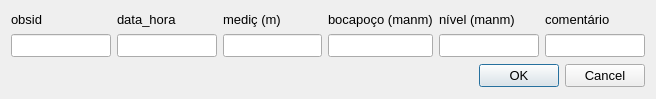
<?xml version="1.0" encoding="UTF-8"?>
<ui version="4.0">
 <class>TheDialog</class>
 <widget class="QDialog" name="TheDialog">
  <property name="windowModality">
   <enum>Qt::ApplicationModal</enum>
  </property>
  <property name="geometry">
   <rect>
    <x>0</x>
    <y>0</y>
    <width>656</width>
    <height>99</height>
   </rect>
  </property>
  <property name="sizePolicy">
   <sizepolicy hsizetype="Preferred" vsizetype="Preferred">
    <horstretch>0</horstretch>
    <verstretch>0</verstretch>
   </sizepolicy>
  </property>
  <property name="minimumSize">
   <size>
    <width>600</width>
    <height>0</height>
   </size>
  </property>
  <property name="maximumSize">
   <size>
    <width>16777215</width>
    <height>99</height>
   </size>
  </property>
  <property name="windowTitle">
   <string>Dialog</string>
  </property>
  <layout class="QGridLayout" name="gridLayout">
   <item row="0" column="0">
    <widget class="QLabel" name="label">
     <property name="sizePolicy">
      <sizepolicy hsizetype="Preferred" vsizetype="Fixed">
       <horstretch>0</horstretch>
       <verstretch>0</verstretch>
      </sizepolicy>
     </property>
     <property name="minimumSize">
      <size>
       <width>0</width>
       <height>0</height>
      </size>
     </property>
     <property name="maximumSize">
      <size>
       <width>16777215</width>
       <height>16777215</height>
      </size>
     </property>
     <property name="font">
      <font>
       <family>Arial</family>
       <pointsize>10</pointsize>
      </font>
     </property>
     <property name="text">
      <string>obsid</string>
     </property>
     <property name="alignment">
      <set>Qt::AlignBottom|Qt::AlignLeading|Qt::AlignLeft</set>
     </property>
    </widget>
   </item>
   <item row="0" column="1">
    <widget class="QLabel" name="label_2">
     <property name="sizePolicy">
      <sizepolicy hsizetype="Preferred" vsizetype="Fixed">
       <horstretch>0</horstretch>
       <verstretch>0</verstretch>
      </sizepolicy>
     </property>
     <property name="minimumSize">
      <size>
       <width>0</width>
       <height>0</height>
      </size>
     </property>
     <property name="maximumSize">
      <size>
       <width>16777215</width>
       <height>16777215</height>
      </size>
     </property>
     <property name="font">
      <font>
       <family>Arial</family>
       <pointsize>10</pointsize>
      </font>
     </property>
     <property name="text">
      <string>data_hora</string>
     </property>
     <property name="alignment">
      <set>Qt::AlignBottom|Qt::AlignLeading|Qt::AlignLeft</set>
     </property>
    </widget>
   </item>
   <item row="0" column="2">
    <widget class="QLabel" name="label_5">
     <property name="sizePolicy">
      <sizepolicy hsizetype="Preferred" vsizetype="Fixed">
       <horstretch>0</horstretch>
       <verstretch>0</verstretch>
      </sizepolicy>
     </property>
     <property name="minimumSize">
      <size>
       <width>0</width>
       <height>0</height>
      </size>
     </property>
     <property name="maximumSize">
      <size>
       <width>16777215</width>
       <height>16777215</height>
      </size>
     </property>
     <property name="font">
      <font>
       <family>Arial</family>
       <pointsize>10</pointsize>
      </font>
     </property>
     <property name="text">
      <string>mediç (m)</string>
     </property>
     <property name="alignment">
      <set>Qt::AlignBottom|Qt::AlignLeading|Qt::AlignLeft</set>
     </property>
    </widget>
   </item>
   <item row="0" column="3">
    <widget class="QLabel" name="label_7">
     <property name="sizePolicy">
      <sizepolicy hsizetype="Preferred" vsizetype="Fixed">
       <horstretch>0</horstretch>
       <verstretch>0</verstretch>
      </sizepolicy>
     </property>
     <property name="minimumSize">
      <size>
       <width>0</width>
       <height>0</height>
      </size>
     </property>
     <property name="maximumSize">
      <size>
       <width>16777215</width>
       <height>16777215</height>
      </size>
     </property>
     <property name="font">
      <font>
       <family>Arial</family>
       <pointsize>10</pointsize>
      </font>
     </property>
     <property name="text">
      <string>bocapoço (manm)</string>
     </property>
     <property name="alignment">
      <set>Qt::AlignBottom|Qt::AlignLeading|Qt::AlignLeft</set>
     </property>
    </widget>
   </item>
   <item row="0" column="4">
    <widget class="QLabel" name="label_9">
     <property name="sizePolicy">
      <sizepolicy hsizetype="Preferred" vsizetype="Fixed">
       <horstretch>0</horstretch>
       <verstretch>0</verstretch>
      </sizepolicy>
     </property>
     <property name="minimumSize">
      <size>
       <width>0</width>
       <height>0</height>
      </size>
     </property>
     <property name="maximumSize">
      <size>
       <width>16777215</width>
       <height>16777215</height>
      </size>
     </property>
     <property name="font">
      <font>
       <family>Arial</family>
       <pointsize>10</pointsize>
      </font>
     </property>
     <property name="text">
      <string>nível (manm)</string>
     </property>
     <property name="alignment">
      <set>Qt::AlignBottom|Qt::AlignLeading|Qt::AlignLeft</set>
     </property>
    </widget>
   </item>
   <item row="0" column="5">
    <widget class="QLabel" name="label_11">
     <property name="sizePolicy">
      <sizepolicy hsizetype="Preferred" vsizetype="Fixed">
       <horstretch>0</horstretch>
       <verstretch>0</verstretch>
      </sizepolicy>
     </property>
     <property name="minimumSize">
      <size>
       <width>0</width>
       <height>0</height>
      </size>
     </property>
     <property name="maximumSize">
      <size>
       <width>16777215</width>
       <height>16777215</height>
      </size>
     </property>
     <property name="font">
      <font>
       <family>Arial</family>
       <pointsize>10</pointsize>
      </font>
     </property>
     <property name="text">
      <string>comentário</string>
     </property>
     <property name="alignment">
      <set>Qt::AlignBottom|Qt::AlignLeading|Qt::AlignLeft</set>
     </property>
    </widget>
   </item>
   <item row="1" column="0">
    <widget class="QLineEdit" name="obsid">
     <property name="sizePolicy">
      <sizepolicy hsizetype="Preferred" vsizetype="Fixed">
       <horstretch>0</horstretch>
       <verstretch>0</verstretch>
      </sizepolicy>
     </property>
     <property name="minimumSize">
      <size>
       <width>0</width>
       <height>0</height>
      </size>
     </property>
     <property name="maximumSize">
      <size>
       <width>16777215</width>
       <height>16777215</height>
      </size>
     </property>
     <property name="font">
      <font>
       <family>Arial</family>
       <pointsize>10</pointsize>
      </font>
     </property>
     <property name="toolTip">
      <string>&lt;!DOCTYPE HTML PUBLIC &quot;-//W3C//DTD HTML 4.0//EN&quot; &quot;http://www.w3.org/TR/REC-html40/strict.dtd&quot;&gt;
&lt;html&gt;&lt;head&gt;&lt;meta name=&quot;qrichtext&quot; content=&quot;1&quot; /&gt;&lt;style type=&quot;text/css&quot;&gt;
p, li { white-space: pre-wrap; }
&lt;/style&gt;&lt;/head&gt;&lt;body style=&quot; font-family:'Ubuntu'; font-size:11pt; font-weight:400; font-style:normal;&quot;&gt;
&lt;p style=&quot; margin-top:0px; margin-bottom:0px; margin-left:0px; margin-right:0px; -qt-block-indent:0; text-indent:0px;&quot;&gt;&lt;span style=&quot; font-family:'MS Shell Dlg 2'; font-size:8pt;&quot;&gt;must exist in obs_points.obsid&lt;/span&gt;&lt;/p&gt;&lt;/body&gt;&lt;/html&gt;</string>
     </property>
    </widget>
   </item>
   <item row="1" column="1">
    <widget class="QLineEdit" name="date_time">
     <property name="sizePolicy">
      <sizepolicy hsizetype="Expanding" vsizetype="Fixed">
       <horstretch>0</horstretch>
       <verstretch>0</verstretch>
      </sizepolicy>
     </property>
     <property name="minimumSize">
      <size>
       <width>0</width>
       <height>0</height>
      </size>
     </property>
     <property name="maximumSize">
      <size>
       <width>16777215</width>
       <height>16777215</height>
      </size>
     </property>
     <property name="font">
      <font>
       <family>Arial</family>
       <pointsize>10</pointsize>
      </font>
     </property>
     <property name="toolTip">
      <string>&lt;!DOCTYPE HTML PUBLIC &quot;-//W3C//DTD HTML 4.0//EN&quot; &quot;http://www.w3.org/TR/REC-html40/strict.dtd&quot;&gt;
&lt;html&gt;&lt;head&gt;&lt;meta name=&quot;qrichtext&quot; content=&quot;1&quot; /&gt;&lt;style type=&quot;text/css&quot;&gt;
p, li { white-space: pre-wrap; }
&lt;/style&gt;&lt;/head&gt;&lt;body style=&quot; font-family:'MS Shell Dlg 2'; font-size:8.25pt; font-weight:400; font-style:normal;&quot;&gt;
&lt;p style=&quot; margin-top:0px; margin-bottom:0px; margin-left:0px; margin-right:0px; -qt-block-indent:0; text-indent:0px;&quot;&gt;&lt;span style=&quot; font-size:8pt;&quot;&gt;yyyy-mm-dd hh:mm(:ss) &lt;/span&gt;&lt;/p&gt;
&lt;p style=&quot; margin-top:0px; margin-bottom:0px; margin-left:0px; margin-right:0px; -qt-block-indent:0; text-indent:0px;&quot;&gt;&lt;span style=&quot; font-size:8pt;&quot;&gt;(not empty or null)&lt;/span&gt;&lt;/p&gt;&lt;/body&gt;&lt;/html&gt;</string>
     </property>
    </widget>
   </item>
   <item row="1" column="2">
    <widget class="QLineEdit" name="meas">
     <property name="sizePolicy">
      <sizepolicy hsizetype="Preferred" vsizetype="Fixed">
       <horstretch>0</horstretch>
       <verstretch>0</verstretch>
      </sizepolicy>
     </property>
     <property name="minimumSize">
      <size>
       <width>0</width>
       <height>0</height>
      </size>
     </property>
     <property name="maximumSize">
      <size>
       <width>16777215</width>
       <height>16777215</height>
      </size>
     </property>
     <property name="font">
      <font>
       <family>Arial</family>
       <pointsize>10</pointsize>
      </font>
     </property>
     <property name="toolTip">
      <string>&lt;!DOCTYPE HTML PUBLIC &quot;-//W3C//DTD HTML 4.0//EN&quot; &quot;http://www.w3.org/TR/REC-html40/strict.dtd&quot;&gt;
&lt;html&gt;&lt;head&gt;&lt;meta name=&quot;qrichtext&quot; content=&quot;1&quot; /&gt;&lt;style type=&quot;text/css&quot;&gt;
p, li { white-space: pre-wrap; }
&lt;/style&gt;&lt;/head&gt;&lt;body style=&quot; font-family:'Ubuntu'; font-size:11pt; font-weight:400; font-style:normal;&quot;&gt;
&lt;p style=&quot; margin-top:0px; margin-bottom:0px; margin-left:0px; margin-right:0px; -qt-block-indent:0; text-indent:0px;&quot;&gt;&lt;span style=&quot; font-family:'MS Shell Dlg 2'; font-size:8pt;&quot;&gt;Distance from measuring point &lt;br /&gt;(normally top of casing, toc) to &lt;br /&gt;water level (m)&lt;/span&gt;&lt;/p&gt;&lt;/body&gt;&lt;/html&gt;</string>
     </property>
    </widget>
   </item>
   <item row="1" column="3">
    <widget class="QLineEdit" name="h_toc">
     <property name="sizePolicy">
      <sizepolicy hsizetype="Preferred" vsizetype="Fixed">
       <horstretch>0</horstretch>
       <verstretch>0</verstretch>
      </sizepolicy>
     </property>
     <property name="minimumSize">
      <size>
       <width>0</width>
       <height>0</height>
      </size>
     </property>
     <property name="maximumSize">
      <size>
       <width>16777215</width>
       <height>16777215</height>
      </size>
     </property>
     <property name="font">
      <font>
       <family>Arial</family>
       <pointsize>10</pointsize>
      </font>
     </property>
     <property name="toolTip">
      <string>&lt;!DOCTYPE HTML PUBLIC &quot;-//W3C//DTD HTML 4.0//EN&quot; &quot;http://www.w3.org/TR/REC-html40/strict.dtd&quot;&gt;
&lt;html&gt;&lt;head&gt;&lt;meta name=&quot;qrichtext&quot; content=&quot;1&quot; /&gt;&lt;style type=&quot;text/css&quot;&gt;
p, li { white-space: pre-wrap; }
&lt;/style&gt;&lt;/head&gt;&lt;body style=&quot; font-family:'MS Shell Dlg 2'; font-size:8.25pt; font-weight:400; font-style:normal;&quot;&gt;
&lt;p style=&quot; margin-top:0px; margin-bottom:0px; margin-left:0px; margin-right:0px; -qt-block-indent:0; text-indent:0px;&quot;&gt;&lt;span style=&quot; font-size:8pt;&quot;&gt;Measuring point level (normally obs_points.h_toc)&lt;/span&gt;&lt;/p&gt;
&lt;p style=&quot; margin-top:0px; margin-bottom:0px; margin-left:0px; margin-right:0px; -qt-block-indent:0; text-indent:0px;&quot;&gt;&lt;span style=&quot; font-size:8pt;&quot;&gt;at the time for the measurement &lt;/span&gt;&lt;/p&gt;
&lt;p style=&quot; margin-top:0px; margin-bottom:0px; margin-left:0px; margin-right:0px; -qt-block-indent:0; text-indent:0px;&quot;&gt;&lt;span style=&quot; font-size:8pt;&quot;&gt;(obs_points.h_toc may vary by time)&lt;/span&gt;&lt;/p&gt;
&lt;p style=&quot; margin-top:0px; margin-bottom:0px; margin-left:0px; margin-right:0px; -qt-block-indent:0; text-indent:0px;&quot;&gt;&lt;span style=&quot; font-size:8pt;&quot;&gt;elevation system given by obs_points.h_syst&lt;/span&gt;&lt;/p&gt;
&lt;p style=&quot;-qt-paragraph-type:empty; margin-top:0px; margin-bottom:0px; margin-left:0px; margin-right:0px; -qt-block-indent:0; text-indent:0px; font-size:8pt;&quot;&gt;&lt;/p&gt;
&lt;p style=&quot; margin-top:0px; margin-bottom:0px; margin-left:0px; margin-right:0px; -qt-block-indent:0; text-indent:0px;&quot;&gt;&lt;span style=&quot; font-size:8pt; font-weight:600;&quot;&gt;Note!&lt;/span&gt;&lt;span style=&quot; font-size:8pt;&quot;&gt; &lt;/span&gt;&lt;/p&gt;
&lt;p style=&quot; margin-top:0px; margin-bottom:0px; margin-left:0px; margin-right:0px; -qt-block-indent:0; text-indent:0px;&quot;&gt;&lt;span style=&quot; font-size:8pt;&quot;&gt;This value can be copied from obs_points &lt;/span&gt;&lt;/p&gt;
&lt;p style=&quot; margin-top:0px; margin-bottom:0px; margin-left:0px; margin-right:0px; -qt-block-indent:0; text-indent:0px;&quot;&gt;&lt;span style=&quot; font-size:8pt;&quot;&gt;table by selecting &lt;/span&gt;&lt;/p&gt;
&lt;p style=&quot; margin-top:0px; margin-bottom:0px; margin-left:0px; margin-right:0px; -qt-block-indent:0; text-indent:0px;&quot;&gt;&lt;span style=&quot; font-size:8pt; font-style:italic;&quot;&gt;Midvatten - Edit Data - calculate w level...&lt;/span&gt;&lt;/p&gt;&lt;/body&gt;&lt;/html&gt;</string>
     </property>
    </widget>
   </item>
   <item row="1" column="4">
    <widget class="QLineEdit" name="level_masl">
     <property name="sizePolicy">
      <sizepolicy hsizetype="Preferred" vsizetype="Fixed">
       <horstretch>0</horstretch>
       <verstretch>0</verstretch>
      </sizepolicy>
     </property>
     <property name="minimumSize">
      <size>
       <width>0</width>
       <height>0</height>
      </size>
     </property>
     <property name="maximumSize">
      <size>
       <width>16777215</width>
       <height>16777215</height>
      </size>
     </property>
     <property name="font">
      <font>
       <family>Arial</family>
       <pointsize>10</pointsize>
      </font>
     </property>
     <property name="toolTip">
      <string>&lt;!DOCTYPE HTML PUBLIC &quot;-//W3C//DTD HTML 4.0//EN&quot; &quot;http://www.w3.org/TR/REC-html40/strict.dtd&quot;&gt;
&lt;html&gt;&lt;head&gt;&lt;meta name=&quot;qrichtext&quot; content=&quot;1&quot; /&gt;&lt;style type=&quot;text/css&quot;&gt;
p, li { white-space: pre-wrap; }
&lt;/style&gt;&lt;/head&gt;&lt;body style=&quot; font-family:'MS Shell Dlg 2'; font-size:8.25pt; font-weight:400; font-style:normal;&quot;&gt;
&lt;p style=&quot; margin-top:0px; margin-bottom:0px; margin-left:0px; margin-right:0px; -qt-block-indent:0; text-indent:0px;&quot;&gt;&lt;span style=&quot; font-size:8pt;&quot;&gt;water level elevation (masl) in system obs_points.h_syst&lt;/span&gt;&lt;/p&gt;
&lt;p style=&quot;-qt-paragraph-type:empty; margin-top:0px; margin-bottom:0px; margin-left:0px; margin-right:0px; -qt-block-indent:0; text-indent:0px; font-size:8pt;&quot;&gt;&lt;/p&gt;
&lt;p style=&quot; margin-top:0px; margin-bottom:0px; margin-left:0px; margin-right:0px; -qt-block-indent:0; text-indent:0px;&quot;&gt;&lt;span style=&quot; font-size:8pt; font-weight:600;&quot;&gt;Note!&lt;/span&gt;&lt;span style=&quot; font-size:8pt;&quot;&gt; &lt;/span&gt;&lt;/p&gt;
&lt;p style=&quot; margin-top:0px; margin-bottom:0px; margin-left:0px; margin-right:0px; -qt-block-indent:0; text-indent:0px;&quot;&gt;&lt;span style=&quot; font-size:8pt;&quot;&gt;This value can be calculated by selecting &lt;/span&gt;&lt;/p&gt;
&lt;p style=&quot; margin-top:0px; margin-bottom:0px; margin-left:0px; margin-right:0px; -qt-block-indent:0; text-indent:0px;&quot;&gt;&lt;span style=&quot; font-size:8pt; font-style:italic;&quot;&gt;Midvatten - Edit Data - calculate w level...&lt;/span&gt;&lt;/p&gt;&lt;/body&gt;&lt;/html&gt;</string>
     </property>
    </widget>
   </item>
   <item row="1" column="5">
    <widget class="QLineEdit" name="comment">
     <property name="sizePolicy">
      <sizepolicy hsizetype="Expanding" vsizetype="Fixed">
       <horstretch>0</horstretch>
       <verstretch>0</verstretch>
      </sizepolicy>
     </property>
     <property name="minimumSize">
      <size>
       <width>0</width>
       <height>0</height>
      </size>
     </property>
     <property name="maximumSize">
      <size>
       <width>16777215</width>
       <height>16777215</height>
      </size>
     </property>
     <property name="font">
      <font>
       <family>Arial</family>
       <pointsize>10</pointsize>
      </font>
     </property>
    </widget>
   </item>
   <item row="2" column="4" colspan="2">
    <widget class="QDialogButtonBox" name="buttonBox">
     <property name="font">
      <font>
       <family>Arial</family>
       <pointsize>10</pointsize>
      </font>
     </property>
     <property name="orientation">
      <enum>Qt::Horizontal</enum>
     </property>
     <property name="standardButtons">
      <set>QDialogButtonBox::Cancel|QDialogButtonBox::Ok</set>
     </property>
    </widget>
   </item>
  </layout>
 </widget>
 <tabstops>
  <tabstop>obsid</tabstop>
  <tabstop>date_time</tabstop>
  <tabstop>meas</tabstop>
  <tabstop>h_toc</tabstop>
  <tabstop>level_masl</tabstop>
  <tabstop>comment</tabstop>
  <tabstop>buttonBox</tabstop>
 </tabstops>
 <resources/>
 <connections>
  <connection>
   <sender>buttonBox</sender>
   <signal>accepted()</signal>
   <receiver>TheDialog</receiver>
   <slot>accept()</slot>
   <hints>
    <hint type="sourcelabel">
     <x>248</x>
     <y>254</y>
    </hint>
    <hint type="destinationlabel">
     <x>157</x>
     <y>274</y>
    </hint>
   </hints>
  </connection>
  <connection>
   <sender>buttonBox</sender>
   <signal>rejected()</signal>
   <receiver>TheDialog</receiver>
   <slot>reject()</slot>
   <hints>
    <hint type="sourcelabel">
     <x>316</x>
     <y>260</y>
    </hint>
    <hint type="destinationlabel">
     <x>286</x>
     <y>274</y>
    </hint>
   </hints>
  </connection>
 </connections>
</ui>
